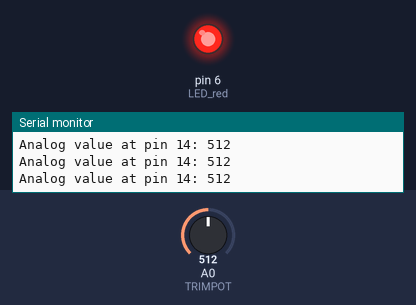
A sketch run on a simulated Arduino Uno, built with avr-gcc and run on an emulated ATmega328P. Parts: output pins drawn as LEDs (lit = HIGH), the last lines printed to the serial monitor. The test bench sets the inputs (shaded band); at power-on: A0 (TRIMPOT) = 512.

Above: at 1.3 s.
1.4 s: A0 (TRIMPOT) set to 313
2.9 s: A0 (TRIMPOT) set to 288
At 3.9 s:
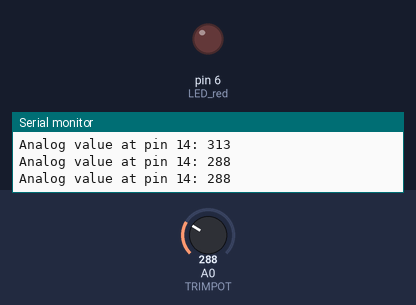
4.5 s: A0 (TRIMPOT) set to 306
At 5.1 s:
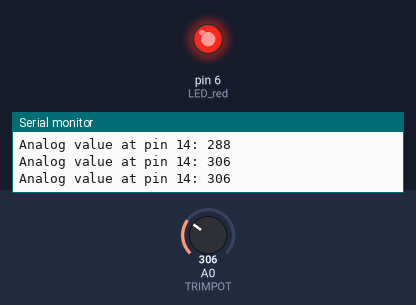
6.0 s: A0 (TRIMPOT) set to 290
At 6.3 s:
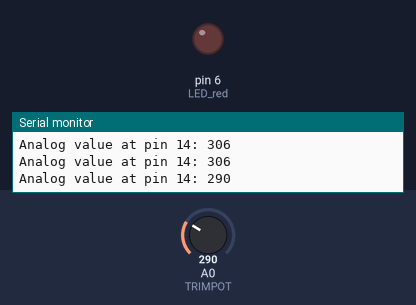
Timing chart, 0 to 8.5 s (numbered marks = the images above; inputs shaded):
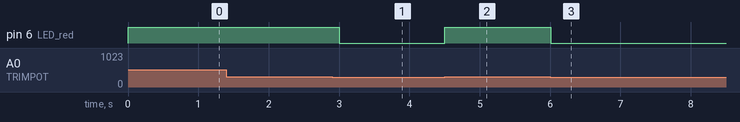

Measured:
- the behaviour switches between 301 and 300 on A0 (TRIMPOT) (found by bisection; images 0 and 1)
- after the input at 2.9 s, pin 6 (LED_red): HIGH → LOW after 0.10 s
- after the input at 4.5 s, pin 6 (LED_red): LOW → HIGH at once
- after the input at 6.0 s, pin 6 (LED_red): HIGH → LOW at once

The sketch:

3_1_trimpot_blink_led.ino
```cpp
const int LED_red = 6;
const int TRIMPOT = 14;

int analogValue;

void setup() {
  Serial.begin(9600);

  pinMode(LED_red, OUTPUT);
  pinMode(TRIMPOT, INPUT);
}

void loop() {

  int analogValue = analogRead(TRIMPOT);

  Serial.print("Analog value at pin 14: ");
  Serial.println(analogValue);

  if (analogValue > 300) {
    digitalWrite(LED_red, HIGH);
  } else {
    digitalWrite(LED_red, LOW);
  }
  delay(500);
}
```
